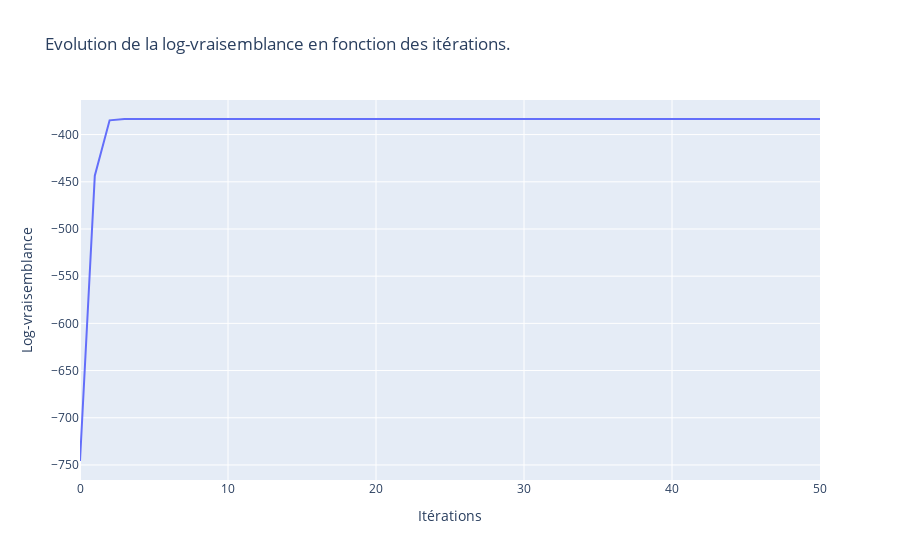

Here is the notebook cell this chart was saved with:
### Markdown cell above
**Q4**. Faire tourner l'algorithme avec $K = 2$ et $N_{\text{iter}} = 50$.

Afficher l'évolution de la log-vraisemblance en fonction des itérations. Commenter.

Sur une même figure, afficher le dataset et représenter les estimations des deux lois normales du mélange à l'aide d'un *contour plot*. On pourra utiliser la fonction $\texttt{plt.contour}$.

### Code cell
K = 2
Niter = 50

log_likelihood_values, final_weights, final_means, final_covariances = EM_algorithm_v1(X_standardized, K, Niter)

fig = go.Figure()
# Evolution de la log-vraisemblance
fig.add_trace(go.Scatter(x=list(range(len(log_likelihood_values))),
                         y=log_likelihood_values,
                         mode='lines',
                         name='Log-vraisemblance'))

# Layout
fig.update_layout(title="Evolution de la log-vraisemblance en fonction des itérations.",
                  xaxis_title="Itérations",
                  yaxis_title="Log-vraisemblance")
fig.show()

### Figure 1 — Plotly figure (JSON) as saved in the notebook; plotly's stock layout.template omitted (floating-point values rounded to 4 significant figures)
{"data": [{"mode": "lines", "name": "Log-vraisemblance", "type": "scatter", "x": [0, 1, 2, 3, 4, 5, 6, 7, 8, 9, 10, 11, 12, 13, 14, 15, 16, 17, 18, 19, 20, 21, 22, 23, 24, 25, 26, 27, 28, 29, 30, 31, 32, 33, 34, 35, 36, 37, 38, 39, 40, 41, 42, 43, 44, 45, 46, 47, 48, 49, 50], "y": [-745.8, -443.5, -384.9, -383.5, -383.5, -383.5, -383.5, -383.5, -383.5, -383.5, -383.5, -383.5, -383.5, -383.5, -383.5, -383.5, -383.5, -383.5, -383.5, -383.5, -383.5, -383.5, -383.5, -383.5, -383.5, -383.5, -383.5, -383.5, -383.5, -383.5, -383.5, -383.5, -383.5, -383.5, -383.5, -383.5, -383.5, -383.5, -383.5, -383.5, -383.5, -383.5, -383.5, -383.5, -383.5, -383.5, -383.5, -383.5, -383.5, -383.5, -383.5]}], "layout": {"title": {"text": "Evolution de la log-vraisemblance en fonction des itérations."}, "xaxis": {"title": {"text": "Itérations"}}, "yaxis": {"title": {"text": "Log-vraisemblance"}}}}
